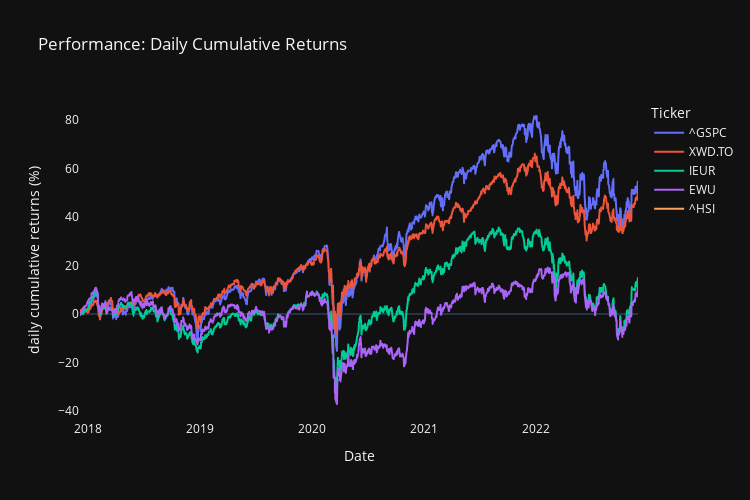

The cell this chart's notebook holds for it:
### Code cell
# chart cumulative return of all tickers in a single chart. Full instructions here: https://www.allthesnippets.com/notes/finance/calculating_cumulative_returns_of_stocks_with_python_and_pandas.html

# Calculates daily & cumulative returns
df_daily_returns = df_px_close.pct_change() # computes daily returns for each security
df_daily_returns = df_daily_returns[1:] # deletes first row with NaN values
df_cum_daily_returns = (1 + df_daily_returns).cumprod() - 1 # calculates cumulative daily returns
df_cum_daily_returns = df_cum_daily_returns.reset_index() # to add row_index to the DataFrame

# Transforms cumulative returns data for charting
df_px_cum_return = df_cum_daily_returns.melt(id_vars=['Date'], value_vars=tickers, var_name='Ticker', value_name='Cumulative Return')
df_px_cum_return['Cumulative Return Percent'] = df_px_cum_return['Cumulative Return'] * 100

# Charts cumulative returns
fig_px_cum_return = px.line(df_px_cum_return, x='Date',
              y='Cumulative Return Percent', color='Ticker',
              title='Performance: Daily Cumulative Returns',
              labels={'Cumulative Return Percent':'daily cumulative returns (%)', },
              height=450, 
              width=750,
              template='plotly_dark'
) # builds the chart
fig_px_cum_return.update_layout(xaxis=dict(showgrid=False),
              yaxis=dict(showgrid=False)
) # removes gridlines from the chart
fig_px_cum_return.show() # displays the chart

### Figure 1 — Plotly figure (JSON) as saved in the notebook; plotly's stock layout.template omitted (floating-point values rounded to 4 significant figures; data arrays with more than 128 entries replaced by an {"elided": "..."} marker saying what was removed)
{"data": [{"hovertemplate": "Ticker=^GSPC<br>Date=%{x}<br>daily cumulative returns (%)=%{y}<extra></extra>", "legendgroup": "^GSPC", "line": {"color": "#636efa", "dash": "solid"}, "marker": {"symbol": "circle"}, "mode": "lines", "name": "^GSPC", "showlegend": true, "type": "scattergl", "x": {"elided": "1257 str values"}, "xaxis": "x", "y": {"elided": "1257 float values"}, "yaxis": "y"}, {"hovertemplate": "Ticker=XWD.TO<br>Date=%{x}<br>daily cumulative returns (%)=%{y}<extra></extra>", "legendgroup": "XWD.TO", "line": {"color": "#EF553B", "dash": "solid"}, "marker": {"symbol": "circle"}, "mode": "lines", "name": "XWD.TO", "showlegend": true, "type": "scattergl", "x": {"elided": "1257 str values"}, "xaxis": "x", "y": {"elided": "1257 float values"}, "yaxis": "y"}, {"hovertemplate": "Ticker=IEUR<br>Date=%{x}<br>daily cumulative returns (%)=%{y}<extra></extra>", "legendgroup": "IEUR", "line": {"color": "#00cc96", "dash": "solid"}, "marker": {"symbol": "circle"}, "mode": "lines", "name": "IEUR", "showlegend": true, "type": "scattergl", "x": {"elided": "1257 str values"}, "xaxis": "x", "y": {"elided": "1257 float values"}, "yaxis": "y"}, {"hovertemplate": "Ticker=EWU<br>Date=%{x}<br>daily cumulative returns (%)=%{y}<extra></extra>", "legendgroup": "EWU", "line": {"color": "#ab63fa", "dash": "solid"}, "marker": {"symbol": "circle"}, "mode": "lines", "name": "EWU", "showlegend": true, "type": "scattergl", "x": {"elided": "1257 str values"}, "xaxis": "x", "y": {"elided": "1257 float values"}, "yaxis": "y"}, {"hovertemplate": "Ticker=^HSI<br>Date=%{x}<br>daily cumulative returns (%)=%{y}<extra></extra>", "legendgroup": "^HSI", "line": {"color": "#FFA15A", "dash": "solid"}, "marker": {"symbol": "circle"}, "mode": "lines", "name": "^HSI", "showlegend": true, "type": "scattergl", "x": {"elided": "1257 str values"}, "xaxis": "x", "y": {"elided": "1257 null values"}, "yaxis": "y"}], "layout": {"height": 500, "legend": {"title": {"text": "Ticker"}, "tracegroupgap": 0}, "title": {"text": "Performance: Daily Cumulative Returns"}, "width": 750, "xaxis": {"anchor": "y", "domain": [0, 1], "showgrid": false, "title": {"text": "Date"}}, "yaxis": {"anchor": "x", "domain": [0, 1], "showgrid": false, "title": {"text": "daily cumulative returns (%)"}}}}
